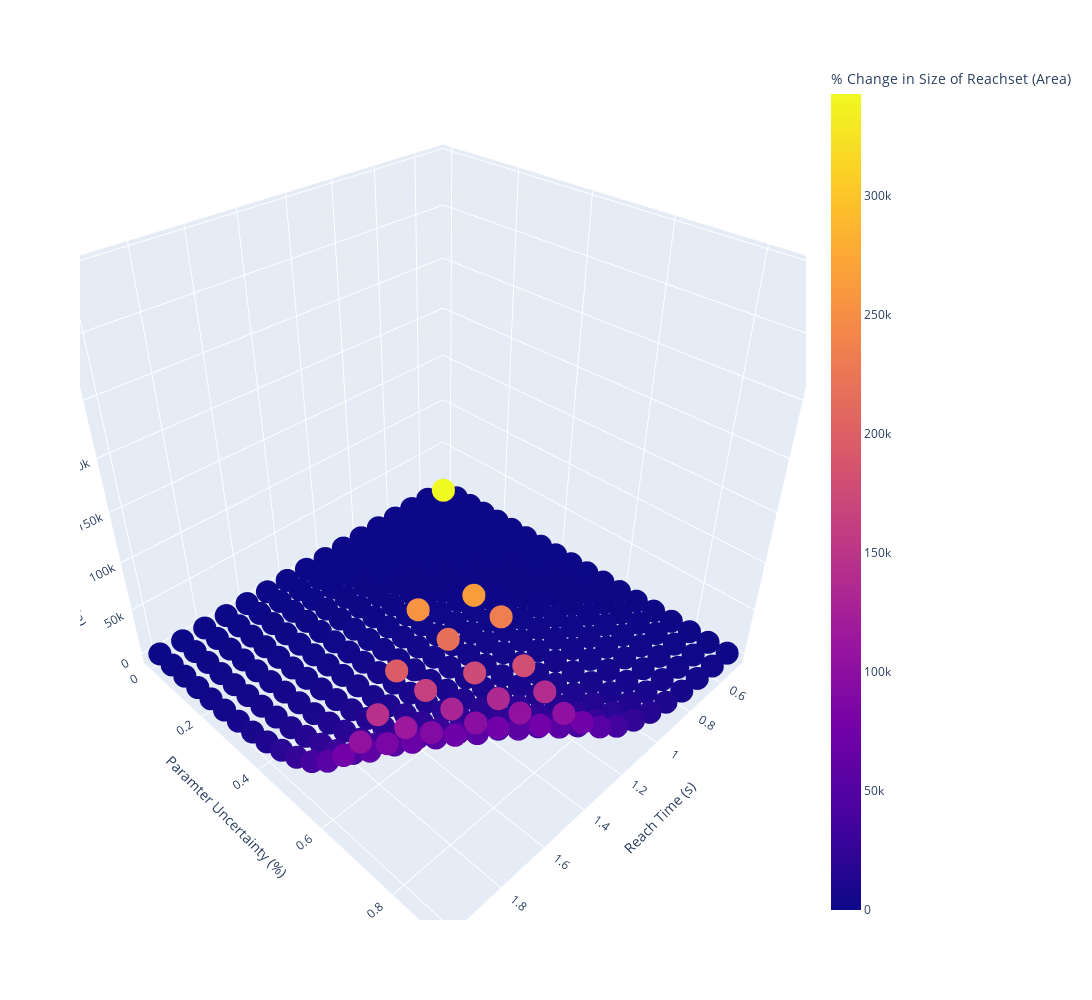

Notebook code for this chart:
### Code cell
labs = {"percent_change_in_size_of_reachset":"% Change in Size of Reachset (Area)",
       "reach_time":"Reach Time (s)","parameter_uncertainty":"Paramter Uncertainty (%)"}

fig = px.scatter_3d(ru_plot, x="reach_time", y="parameter_uncertainty", 
                    z="percent_change_in_size_of_reachset",
                    color='percent_change_in_size_of_reachset',
                   labels=labs,width=1500, height=1000)
fig.show()

### Figure 1 — Plotly figure (JSON) as saved in the notebook; plotly's stock layout.template omitted (floating-point values rounded to 4 significant figures; data arrays with more than 128 entries replaced by an {"elided": "..."} marker saying what was removed)
{"data": [{"hovertemplate": "Reach Time (s)=%{x}<br>Paramter Uncertainty (%)=%{y}<br>% Change in Size of Reachset (Area)=%{marker.color}<extra></extra>", "legendgroup": "", "marker": {"color": {"elided": "304 float values"}, "coloraxis": "coloraxis", "symbol": "circle"}, "mode": "markers", "name": "", "scene": "scene", "showlegend": false, "type": "scatter3d", "x": {"elided": "304 float values"}, "y": {"elided": "304 float values"}, "z": {"elided": "304 float values"}}], "layout": {"coloraxis": {"colorbar": {"title": {"text": "% Change in Size of Reachset (Area)"}}, "colorscale": [[0, "#0d0887"], [0.1111, "#46039f"], [0.2222, "#7201a8"], [0.3333, "#9c179e"], [0.4444, "#bd3786"], [0.5556, "#d8576b"], [0.6667, "#ed7953"], [0.7778, "#fb9f3a"], [0.8889, "#fdca26"], [1, "#f0f921"]]}, "height": 1000, "legend": {"tracegroupgap": 0}, "margin": {"t": 60}, "scene": {"domain": {"x": [0, 1], "y": [0, 1]}, "xaxis": {"title": {"text": "Reach Time (s)"}}, "yaxis": {"title": {"text": "Paramter Uncertainty (%)"}}, "zaxis": {"title": {"text": "% Change in Size of Reachset (Area)"}}}, "width": 1500}}
